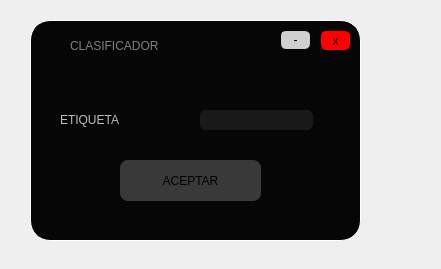
<?xml version="1.0" encoding="UTF-8"?>
<ui version="4.0">
 <class>Dialog</class>
 <widget class="QDialog" name="Dialog">
  <property name="geometry">
   <rect>
    <x>0</x>
    <y>0</y>
    <width>441</width>
    <height>269</height>
   </rect>
  </property>
  <property name="windowTitle">
   <string>Dialog</string>
  </property>
  <widget class="QWidget" name="widget" native="true">
   <property name="geometry">
    <rect>
     <x>30</x>
     <y>20</y>
     <width>331</width>
     <height>221</height>
    </rect>
   </property>
   <property name="styleSheet">
    <string notr="true">QWidget#widget{

background-color: rgb(6, 6, 6);
border-radius:20px;
	gridline-color: rgb(255, 255, 255);
	border-color: rgb(255, 255, 255);
border: 1px solid white;
}</string>
   </property>
   <widget class="QPushButton" name="BAceptar">
    <property name="geometry">
     <rect>
      <x>90</x>
      <y>140</y>
      <width>141</width>
      <height>41</height>
     </rect>
    </property>
    <property name="cursor">
     <cursorShape>PointingHandCursor</cursorShape>
    </property>
    <property name="styleSheet">
     <string notr="true">QPushButton#BAceptar{

background-color: rgb(57, 57, 57);

border-radius:8px;

font: 70 15pt &quot;Rockwell Extra Bold&quot;;
color:black;
}</string>
    </property>
    <property name="text">
     <string>ACEPTAR</string>
    </property>
   </widget>
   <widget class="QLabel" name="label_2">
    <property name="geometry">
     <rect>
      <x>30</x>
      <y>89</y>
      <width>121</width>
      <height>21</height>
     </rect>
    </property>
    <property name="styleSheet">
     <string notr="true">font: 14pt &quot;Lucida Console&quot;;

color: rgb(189, 189, 189);
;
font: 70 15pt &quot;Rockwell Extra Bold&quot;;</string>
    </property>
    <property name="text">
     <string>ETIQUETA</string>
    </property>
   </widget>
   <widget class="QLineEdit" name="lineEdit">
    <property name="geometry">
     <rect>
      <x>170</x>
      <y>90</y>
      <width>113</width>
      <height>20</height>
     </rect>
    </property>
    <property name="styleSheet">
     <string notr="true">background-color: rgb(25, 25, 25);
border-radius:6px;
color: white</string>
    </property>
    <property name="text">
     <string/>
    </property>
   </widget>
   <widget class="QFrame" name="frame_4">
    <property name="geometry">
     <rect>
      <x>10</x>
      <y>10</y>
      <width>311</width>
      <height>31</height>
     </rect>
    </property>
    <property name="styleSheet">
     <string notr="true">QFrame#frame_4{
	background-color: rgb(6, 6, 6);
border-top-left-radius:20px;
border-top-right-radius:20px;



}</string>
    </property>
    <property name="frameShape">
     <enum>QFrame::StyledPanel</enum>
    </property>
    <property name="frameShadow">
     <enum>QFrame::Raised</enum>
    </property>
    <widget class="QPushButton" name="min_3">
     <property name="geometry">
      <rect>
       <x>910</x>
       <y>10</y>
       <width>41</width>
       <height>21</height>
      </rect>
     </property>
     <property name="cursor">
      <cursorShape>PointingHandCursor</cursorShape>
     </property>
     <property name="styleSheet">
      <string notr="true">QPushButton#min_3{
	background-color: rgb(208, 208, 208);
font: 16pt &quot;MS Shell Dlg 2&quot;;
border-radius:6px;
border: 1px solid black;


}</string>
     </property>
     <property name="text">
      <string>-</string>
     </property>
    </widget>
    <widget class="QPushButton" name="cerrar_3">
     <property name="geometry">
      <rect>
       <x>960</x>
       <y>10</y>
       <width>41</width>
       <height>21</height>
      </rect>
     </property>
     <property name="cursor">
      <cursorShape>PointingHandCursor</cursorShape>
     </property>
     <property name="styleSheet">
      <string notr="true">QPushButton#cerrar_3{

background-color: rgb(255, 0, 0);
border-radius:6px;
border: 1px solid black;
font: 11pt &quot;MS Shell Dlg 2&quot;;

}</string>
     </property>
     <property name="text">
      <string>x</string>
     </property>
    </widget>
    <widget class="QLabel" name="label_6">
     <property name="geometry">
      <rect>
       <x>30</x>
       <y>-10</y>
       <width>191</width>
       <height>51</height>
      </rect>
     </property>
     <property name="styleSheet">
      <string notr="true">font: 14pt &quot;Lucida Console&quot;;
color:gray
;
font: 70 10pt &quot;Rockwell Extra Bold&quot;;</string>
     </property>
     <property name="text">
      <string>CLASIFICADOR</string>
     </property>
    </widget>
    <widget class="QLabel" name="label_5">
     <property name="geometry">
      <rect>
       <x>0</x>
       <y>0</y>
       <width>31</width>
       <height>31</height>
      </rect>
     </property>
     <property name="styleSheet">
      <string notr="true">border-image: url(:/Iconos/Icono youtube.png);</string>
     </property>
     <property name="text">
      <string/>
     </property>
    </widget>
    <widget class="QPushButton" name="min_4">
     <property name="geometry">
      <rect>
       <x>240</x>
       <y>0</y>
       <width>31</width>
       <height>20</height>
      </rect>
     </property>
     <property name="cursor">
      <cursorShape>PointingHandCursor</cursorShape>
     </property>
     <property name="styleSheet">
      <string notr="true">QPushButton#min_4{
	background-color: rgb(208, 208, 208);
font: 16pt &quot;MS Shell Dlg 2&quot;;
border-radius:6px;
border: 1px solid black;


}</string>
     </property>
     <property name="text">
      <string>-</string>
     </property>
    </widget>
    <widget class="QPushButton" name="cerrar_4">
     <property name="geometry">
      <rect>
       <x>280</x>
       <y>0</y>
       <width>31</width>
       <height>21</height>
      </rect>
     </property>
     <property name="cursor">
      <cursorShape>PointingHandCursor</cursorShape>
     </property>
     <property name="styleSheet">
      <string notr="true">QPushButton#cerrar_4{

background-color: rgb(255, 0, 0);
border-radius:6px;
border: 1px solid black;
font: 11pt &quot;MS Shell Dlg 2&quot;;

}</string>
     </property>
     <property name="text">
      <string>x</string>
     </property>
    </widget>
   </widget>
  </widget>
 </widget>
 <resources>
  <include location="imagen.qrc"/>
 </resources>
 <connections/>
</ui>
